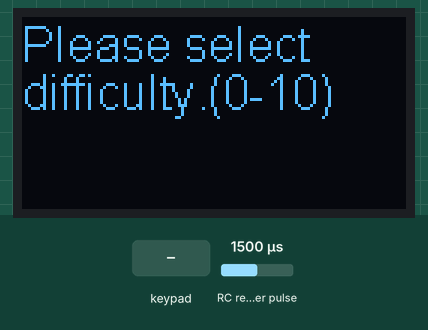
Simulated run of this program. Board: ESP32-S3. Shown: 128×64 one-colour display. Wiring (inferred from the names in the program): RC receiver channel: data GPIO 1; 4×4 keypad with keys 1 2 3 A 4 5 6 B 7 8 9 C * 0 # D (labels assumed): rows GPIO 4, GPIO 5, GPIO 6, GPIO 7; columns GPIO 11, GPIO 12, GPIO 13, GPIO 14. Inputs (shaded band) come from the test bench; at power-on: RC receiver pulse 1500 µs. Random numbers use the default seed unless the program sets one; what the program prints to the serial monitor is not drawn.

Above: at 1.2 s.
1.3 s: keypad keys 4 5 6 7 # pressed 0.4 s apart
At 4.4 s:
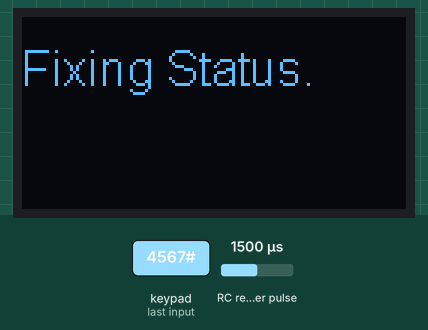
4.8 s: key 'A' pressed
At 5.6 s:
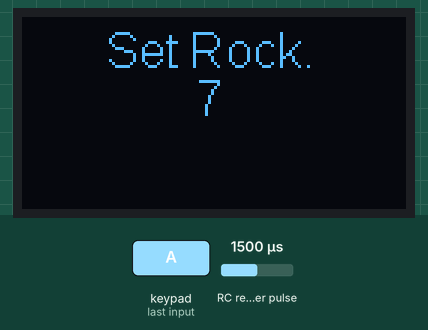
7.8 s: key 'C' pressed
At 13.0 s:
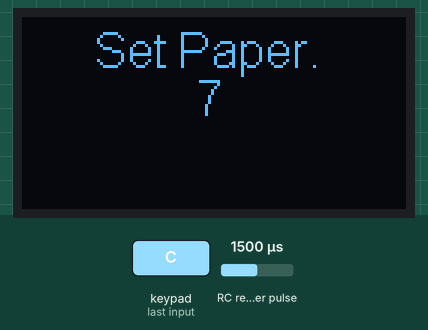
13.8 s: key '*' pressed
16.8 s: keypad keys 1 1 1 2 1 3 1 4 * pressed 0.4 s apart
At 22.0 s:
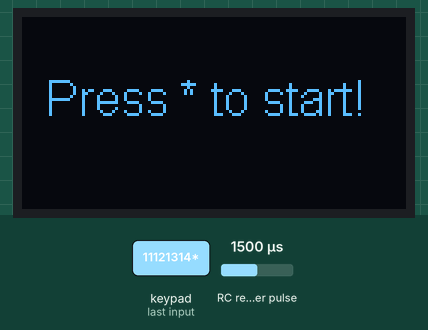
22.3 s: keypad keys 1 3 9 7 * pressed 0.4 s apart
At 29.7 s:
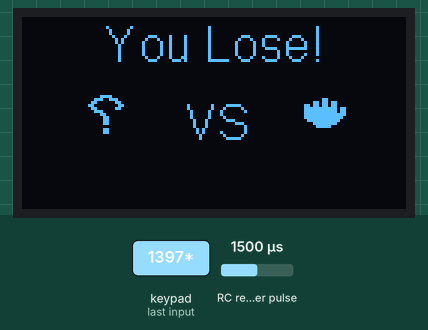
Timing chart, 0 to 30.6 s (numbered marks = the images above; inputs shaded):
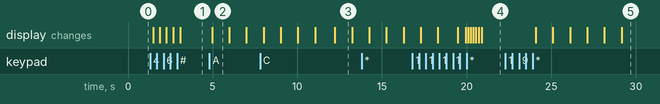

Measured:
- after the input at 1.3 s, the display: first changes after 0.18 s (image 1 shows a later state)
- after the input at 4.8 s, the display: changes after 0.17 s (image 2)
- after the input at 22.3 s, the display: first changes after 1.8 s (image 5 shows a later state)
- what the display in image 2 shows lasts 1.0 s, from 5.0 s to 6.0 s

The program:

main.cpp
```cpp
#include "Arduino.h"
#include "Wire.h"
#include "SSD1306Wire.h"
#include "esp_system.h"

#define FRQ_CNT_GPIO_CHN0 1 // GPIO引脚号
#define SDA_GPIO 19         // SDA 的 GPIO引脚号
#define SCL_GPIO 20         // SCL 的 GPIO引脚号
#define ROW_NUM 4
#define COL_NUM 4

int Fix_State = 0;
int Rock_Frequence = 0;
int Scissors_Frequence = 0;
int Paper_Frequence = 0;
int UI_NUM = 1;
int Last_Key = -1;
int Game_Start = 0;
int UserChoice = 0;
const int row_pins[ROW_NUM] = {4, 5, 6, 7};
const int col_pins[COL_NUM] = {11, 12, 13, 14};

const uint8_t rock_bitmap[] = {
    0b00000000, 0b00000000,
    0b00000000, 0b00000000,
    0b00000000, 0b00000000,
    0b00000000, 0b00000011,
    0b01100000, 0b00011011,
    0b01101100, 0b00011011,
    0b11111100, 0b11011111,
    0b11111100, 0b11011111,
    0b11111100, 0b11111111,
    0b11111100, 0b01111111,
    0b11111000, 0b00111111,
    0b11100000, 0b00011111,
    0b11000000, 0b00000111,
    0b00000000, 0b00000000,
    0b00000000, 0b00000000,
    0b00000000, 0b00000000,
};

const uint8_t scissors_bitmap[] = {
    0b00000000, 0b00000000,
    0b01100000, 0b00000000,
    0b01100000, 0b01100000,
    0b01100000, 0b01100000,
    0b11000000, 0b00110000,
    0b11000000, 0b00110000,
    0b10000000, 0b00011001,
    0b10000000, 0b00011001,
    0b11110000, 0b00111111,
    0b11111000, 0b01111111,
    0b11111000, 0b01111111,
    0b11111000, 0b01111111,
    0b11110000, 0b00111111,
    0b11100000, 0b00011111,
    0b11000000, 0b00000111,
    0b00000000, 0b00000000,
};

const uint8_t paper_bitmap[] = {
    0b00000000, 0b00000000,
    0b00000000, 0b00000011,
    0b01100000, 0b00011011,
    0b01100000, 0b00011011,
    0b01100000, 0b00011011,
    0b01101100, 0b00011011,
    0b01101100, 0b00011011,
    0b01101100, 0b11011011,
    0b11111100, 0b11011111,
    0b11111100, 0b11011111,
    0b11111100, 0b11111111,
    0b11111100, 0b01111111,
    0b11111000, 0b00111111,
    0b11100000, 0b00011111,
    0b11000000, 0b00000111,
    0b00000000, 0b00000000,
};

const uint8_t question_mark_bitmap[] = {
    0b00000000, 0b00000000,
    0b00000000, 0b00000000,
    0b11000000, 0b00000011,
    0b01110000, 0b00001110,
    0b00011000, 0b00011000,
    0b00001100, 0b00110000,
    0b00011000, 0b00011000,
    0b01110000, 0b00000000,
    0b11000000, 0b00000000,
    0b10000000, 0b00000001,
    0b10000000, 0b00000001,
    0b10000000, 0b00000001,
    0b00000000, 0b00000000,
    0b10000000, 0b00000001,
    0b10000000, 0b00000001,
    0b00000000, 0b00000000,
};

unsigned int CountingValue_CHN0;
float TimeInterval;  // 单位是 秒
float FrqValue_CHN0; // 单位是 Hz

void OLED_Display_UI1(void *ptParam);
void OLED_Display_UI2(void *ptParam);
void OLED_Diplay(void *ptParam);
void Frq_Meter(void *ptParam);
void UART0_Printer(void *ptParam);
void Pulse_Counting_Chn0(void);
int Scan_Keypad(void *ptParam);
int Key_Action(void *ptParam);
int User_Choice();
void Display_Win();
void Display_Lose();
void Display_Draw();
void Fix_Frequence(void *ptParam);
void Frequence_Set(int *Name, int Status);

SSD1306Wire display(0x3C, SDA_GPIO, SCL_GPIO);

void setup()
{
    // put your setup code here, to run once:
    Serial.begin(115200);
    display.init();                            // 初始化OLED屏
    display.setTextAlignment(TEXT_ALIGN_LEFT); // 向左对齐
    display.flipScreenVertically();            // 垂直翻转

    TimeInterval = 1;
    FrqValue_CHN0 = 0;
    CountingValue_CHN0 = 0;

    pinMode(FRQ_CNT_GPIO_CHN0, INPUT);
    /*
    开启外部中断 attachInterrupt(pin,function,mode);
    参数:
        pin: 外部中断引脚
        function: 外部中断回调函数
        mode: 5种外部中断模式, 见下表:
            RISING   上升沿触发
            FALLING  下降沿触发
            CHANGE   电平变化触发
            ONLOW    低电平触发
            ONHIGH   高电平触发
    */
    for (int i = 0; i < ROW_NUM; i++)
    {
        pinMode(row_pins[i], OUTPUT);
        digitalWrite(row_pins[i], HIGH);
    }

    // 初始化列引脚为输入，并启用上拉电阻
    for (int i = 0; i < COL_NUM; i++)
    {
        pinMode(col_pins[i], INPUT_PULLUP);
    }

    attachInterrupt(FRQ_CNT_GPIO_CHN0, Pulse_Counting_Chn0, CHANGE);

    xTaskCreatePinnedToCore(Frq_Meter, "Task FrqMeter", 2048, NULL, 1, NULL, 0);
    xTaskCreatePinnedToCore(UART0_Printer, "Task UART0", 2048, NULL, 1, NULL, 0);
}

void loop()
{
    Last_Key = Key_Action(NULL);
    OLED_Diplay(NULL);
    delay(10); // 延时10ms，防止过度扫描
}

// Functions:
void OLED_Display_UI1(void *ptParam)
{
    display.clear();                   // 清除OLED屏
    display.setFont(ArialMT_Plain_16); // 设置字体大小
    display.drawString(0, 0, "Please select");
    display.drawString(0, 16, "difficulty.(0-10)");
    if (Last_Key == 11)
    {
        display.drawString(42, 32, "HELL");
    }
    else if (Last_Key < 10 && Last_Key > 0)
    {
        display.drawString(58, 32, (String)Last_Key);
    }
    display.display(); // 显示
}

void OLED_Display_UI2(void *ptParam)
{
    display.clear();
    display.setFont(ArialMT_Plain_16);
    display.drawString(8, 18, "Press * to start!");
    display.display();
    if (Last_Key == 11)
    {
        if (Game_Start == 1)
        {
            for (int i = 5; i > 0; i--)
            {
                display.clear();
                display.drawString(58, 18, (String)i);
                display.display();
                delay(1000);
            }
            User_Choice();
            display.clear();
            display.drawString(24, 0, "You Lose!");
            Display_Lose();
            display.display();
            delay(3000);
            Game_Start = 0;
            UserChoice = 0;
        }
    }
    else
    {
        if (Game_Start == 1)
        {
            for (int i = 5; i > 0; i--)
            {
                display.clear();
                display.drawString(58, 18, (String)i);
                display.display();
                delay(1000);
            }
            User_Choice();
            if (UserChoice == 0)
            {
                display.clear();
                display.drawString(28, 0, "You Lose!");
                Display_Lose();
                display.display();
                delay(3000);
            }
            else
            {
                if (esp_random() % 10 < (10 - Last_Key))
                {
                    display.clear();
                    display.drawString(26, 0, "You Win!");
                    Display_Win();
                    display.display();
                    delay(3000);
                }
                else if (esp_random() % 10 < 5)
                {
                    display.clear();
                    display.drawString(28, 0, "You Lose!");
                    Display_Lose();
                    display.display();
                    delay(3000);
                }
                else
                {
                    display.clear();
                    display.drawString(40, 0, "Draw!");
                    Display_Draw();
                    display.display();
                    delay(3000);
                }
            }
            Game_Start = 0;
            UserChoice = 0;
        }
    }
}

void OLED_Diplay(void *ptParam)
{
    if (UI_NUM == 1)
    {
        if (Fix_State == 1)
        {
            Fix_Frequence(NULL);
        } else if (Fix_State == 2)
        {
            Frequence_Set(&Rock_Frequence, 2);
        } else if (Fix_State == 3)
        {
            Frequence_Set(&Scissors_Frequence, 3);
        } else if (Fix_State == 4)
        {
            Frequence_Set(&Paper_Frequence, 4);
        } else
        {
            OLED_Display_UI1(NULL);
        }

    }
    else if (UI_NUM == 2)
    {
        OLED_Display_UI2(NULL);
    }
}

/*
TaskFrqMeter
每隔1000mS计算一次频率
*/
void Frq_Meter(void *ptParam)
{
    while (1)
    {
        FrqValue_CHN0 = (float)CountingValue_CHN0 / TimeInterval / 2;

        CountingValue_CHN0 = 0;
        vTaskDelay((unsigned int)(1000 * TimeInterval)); // 转换成 mS
    }
}

/*
TaskUART0
每隔1秒向UART0（即默认串口）发送一串字符
*/
void UART0_Printer(void *ptParam)
{
    Serial.begin(115200);

    while (1)
    {
        Serial.print("D1 Frequency:");
        Serial.println(FrqValue_CHN0);
        vTaskDelay(1000);
    }
}

void Pulse_Counting_Chn0(void)
{
    CountingValue_CHN0 = CountingValue_CHN0 + 1;
}

int Scan_Keypad(void *ptParam)
{
    for (int row = 0; row < ROW_NUM; row++)
    {
        // 将当前行设置为低电平
        digitalWrite(row_pins[row], LOW);

        for (int col = 0; col < COL_NUM; col++)
        {
            if (digitalRead(col_pins[col]) == LOW)
            {
                // 检测到按键按下
                while (digitalRead(col_pins[col]) == LOW)
                    ; // 等待按键释放
                // 恢复当前行的高电平
                digitalWrite(row_pins[row], HIGH);
                if (col != 3)
                {
                    return (row * (COL_NUM - 1) + col + 1); // 返回按键编号
                } else
                {
                    switch (row)
                    {
                    case 0:
                        return 13;
                        break;
                    case 1:
                        return 14;
                        break;
                    case 2:
                        return 15;
                        break;
                    }
                }
            }
        }

        // 恢复当前行的高电平
        digitalWrite(row_pins[row], HIGH);
    }

    return -1; // 没有按键按下
}

int Key_Action(void *ptParam)
{
    int key = Scan_Keypad(NULL);
    if (key != -1)
    {
        Serial.print("Key Pressed: ");
        Serial.println(key);
        // 在此处添加处理按键事件的代码，例如点亮LED
        switch (key)
        {
        case 10:
            if (UI_NUM == 2)
            {
                Game_Start = 1;
            }

            if (Last_Key == -1)
            {
                UI_NUM = 1;
            }
            else
            {
                UI_NUM = 2;
            }
            if (Fix_State == 1)
            {
                Fix_State = 0;
                UI_NUM = 1;
            }

            return Last_Key;
            break;
        case 12:
            if (UI_NUM == 1)
            {
                Fix_State = 1;
            }
            UI_NUM = 1;
            return Last_Key;
            break;
        case 13:
            if (Fix_State == 1)
            {
                Fix_State = 2;
            }
            return Last_Key;
            break;
        case 14:
            if (Fix_State == 1)
            {
                Fix_State = 3;
            }
            return Last_Key;
            break;
        case 15:
            if (Fix_State == 1)
            {
                Fix_State = 4;
            }
            return Last_Key;
            break;
        }
        if (UI_NUM == 1)
        {
            return key;
        }
        else
        {
            return Last_Key;
        }
    }
    return Last_Key;
}

int User_Choice()
{
    Serial.print(Rock_Frequence);
    Serial.print(" ");
    Serial.print(Scissors_Frequence);
    Serial.print(" ");
    Serial.println(Paper_Frequence);

    if (FrqValue_CHN0 > (Scissors_Frequence - ((Scissors_Frequence - Rock_Frequence) / 2)) && FrqValue_CHN0 < (Scissors_Frequence + ((Scissors_Frequence - Rock_Frequence) / 2)))
    {
        UserChoice = 2;
    }
    else if (FrqValue_CHN0 > (Rock_Frequence - ((Rock_Frequence - Paper_Frequence) / 2)) && FrqValue_CHN0 < (Rock_Frequence + ((Scissors_Frequence - Rock_Frequence) / 2)))
    {
        UserChoice = 1;
    }
    else if (FrqValue_CHN0 > (Paper_Frequence - ((Rock_Frequence - Paper_Frequence) / 2)) && FrqValue_CHN0 < (Paper_Frequence + ((Rock_Frequence - Paper_Frequence) / 2)))
    {
        UserChoice = 3;
    } else {
        UserChoice = 0;
    }
    Serial.print("User Choice.");
    Serial.println(UserChoice);
    return 0;
}

void Display_Win()
{
    if (UserChoice == 1)
    {
        display.drawIco16x16(20, 24, rock_bitmap);
        display.drawString(54, 26, "VS");
        display.drawIco16x16(92, 24, scissors_bitmap);
    }
    else if (UserChoice == 2)
    {
        display.drawIco16x16(20, 24, scissors_bitmap);
        display.drawString(54, 26, "VS");
        display.drawIco16x16(92, 24, paper_bitmap);
    }
    else if (UserChoice == 3)
    {
        display.drawIco16x16(20, 24, paper_bitmap);
        display.drawString(54, 26, "VS");
        display.drawIco16x16(92, 24, rock_bitmap);
    }
}

void Display_Lose()
{
    if (UserChoice == 0)
    {
        display.drawIco16x16(20, 24, question_mark_bitmap);
        display.drawString(54, 26, "VS");
        if (esp_random() % 3 == 0)
        {
            display.drawIco16x16(92, 24, paper_bitmap);
        }
        else if (esp_random() % 2 == 0)
        {
            display.drawIco16x16(92, 24, scissors_bitmap);
        }
        else
        {
            display.drawIco16x16(92, 24, rock_bitmap);
        }
    }
    else if (UserChoice == 1)
    {
        display.drawIco16x16(20, 24, rock_bitmap);
        display.drawString(54, 26, "VS");
        display.drawIco16x16(92, 24, paper_bitmap);
    }
    else if (UserChoice == 2)
    {
        display.drawIco16x16(20, 24, scissors_bitmap);
        display.drawString(54, 26, "VS");
        display.drawIco16x16(92, 24, rock_bitmap);
    }
    else if (UserChoice == 3)
    {
        display.drawIco16x16(20, 24, paper_bitmap);
        display.drawString(54, 26, "VS");
        display.drawIco16x16(92, 24, scissors_bitmap);
    }
}

void Display_Draw()
{
    if (UserChoice == 1)
    {
        display.drawIco16x16(20, 24, rock_bitmap);
        display.drawString(54, 26, "VS");
        display.drawIco16x16(92, 24, rock_bitmap);
    }
    else if (UserChoice == 2)
    {
        display.drawIco16x16(20, 24, scissors_bitmap);
        display.drawString(54, 26, "VS");
        display.drawIco16x16(92, 24, scissors_bitmap);
    }
    else if (UserChoice == 3)
    {
        display.drawIco16x16(20, 24, paper_bitmap);
        display.drawString(54, 26, "VS");
        display.drawIco16x16(92, 24, paper_bitmap);
    }
}

void Fix_Frequence(void *ptParam)
{
    display.clear();                   // 清除OLED屏
    display.setFont(ArialMT_Plain_16); // 设置字体大小
    display.drawString(0, 8, "Fixing Status.");
    display.display(); // 显示
}

void Frequence_Set(int *Name, int Status)
{
    int Frequence_Sum = 0;
    for (int i = 7; i > 0; i--)
    {
        display.clear();
        display.setFont(ArialMT_Plain_16);
        switch (Status)
        {
        case 2:
            display.drawString(28, 2, "Set Rock.");
            break;
        case 3:
            display.drawString(20, 2, "Set Scissors.");
            break;
        case 4:
            display.drawString(24, 2, "Set Paper.");
            break;
        }
        display.drawString(58, 18, (String)i);
        display.display();
        delay(1000);
        if (i < 4)
        {
            Frequence_Sum += FrqValue_CHN0;
        }
    }
    *Name = Frequence_Sum / 3;
    Serial.print("Frequency Set:");
    Serial.println(*Name);
    Fix_State = 1;
}
```
